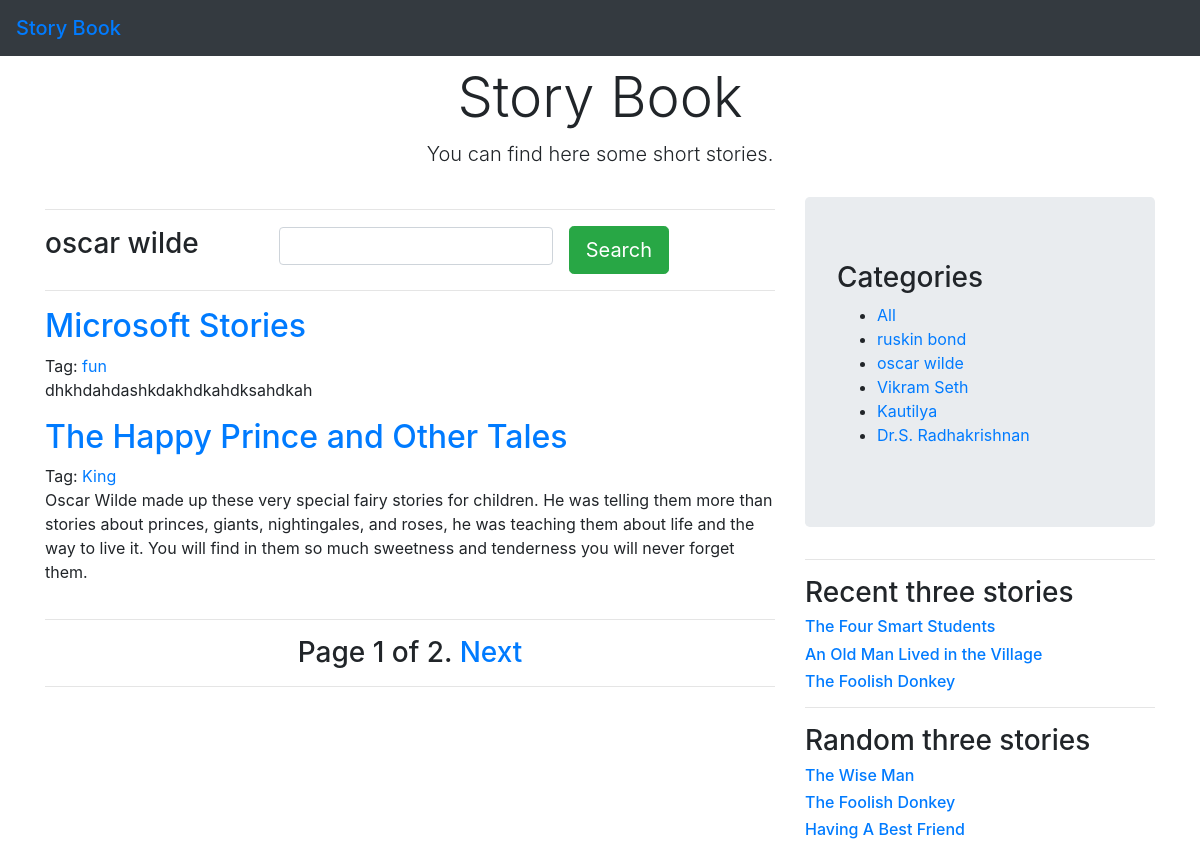
The app's page /oscar_wilde with its own data.
### story/models.py (models this page shows, shortened)
class Category(models.Model):
    name=models.CharField(max_length=150,db_index=True)
    slug=models.SlugField(unique=True)
    class Meta:
        ordering=('-name',)
    def get_absolute_url(self):
        return reverse('story:story_category',args=[self.slug])

class Story(models.Model):
    category=models.ForeignKey(Category,on_delete=models.CASCADE)
    title=models.CharField(max_length=150)
    body=models.TextField()
    des=models.TextField()
    publish=models.DateTimeField(auto_now_add=True)
    tags=TaggableManager()
    class Meta:
        ordering=('-publish',)
    def get_absolute_url(self):
        return reverse('story:story_detail',args=[self.id])

### story/views.py (the view, shortened to what this page needs)
# urls.py: path('', views.story_list,name='story_list'),
def story_list(request,category_slug=None,tag_slug=None):
    category=None
    categories=Category.objects.all()
    story=Story.objects.all()
    paginator=Paginator(story,4)
    page=request.GET.get('page')
    tag=None
    try:
        story=paginator.page(page)
    except PageNotAnInteger:
        story=paginator.page(1)
    except EmptyPage:
        story=paginator.page(paginator.num_pages)
    if category_slug:
        story=Story.objects.all()
        category=get_object_or_404(Category,slug=category_slug)
        story=story.filter(category=category)
        paginator=Paginator(story,2)
    page=request.GET.get('page')
    try:
        story=paginator.page(page)
    except PageNotAnInteger:
        story=paginator.page(1)
    except EmptyPage:
        story=paginator.page(paginator.num_pages)
    all_story=Story.objects.all()
    recent_story=all_story[:3]
    all_random_story=list(Story.objects.all())
    random_story=random.sample(all_random_story,3)
    all_random_story=list(Story.objects.all())
    one_random_story=random.sample(all_random_story,3)[0]
    return render (request,'story/story_list.html',{'one_random_story':one_random_story,'random_story':random_story,'recent_story':recent_story,'categories':categories,'story':story,'category':category,'page':page,'tag':tag})

### story/templates/story/story_list.html (shortened to what this page needs)
{% extends 'base.html' %}
{%  block body  %}
<div class="pricing-header px-2 py-2 pt-md-2 pb-md-2 mx-auto text-center">
    <h2 class="display-4">Story Book</h2>
    <p class="lead">You can find here some short stories.</p>
</div>
<div class="container">
    <div class="row">
        <div class="col-8">
            <div>
                <hr>
                <form action="{% url 'story:story_search' %}" class="form-inline" method="get">
                    <div class="form-group mb-1">
                        <h3> {%  if category  %}{{category.name}}{%  else %}All-STORY{% endif %}</h3>
                    </div>
                    <div class="form-group mx-sm-3 mb-2 " >
                        <input name="search" class="form-control" style="margin-left: 4rem;">
                    </div>
                    <button type="submit" class="btn btn-success btn-lg">Search</button>
                </form>
                <hr>
                {% for x in story  %}
                <div class="mt-3">
                    <a href="{{x.get_absolute_url}}">
                        <h2>{{x.title}}</h2>
                    </a>
                    Tag:{% for tag in x.tags.all %}
                    <a href="{% url 'story:story_by_tag' tag.slug %}">{{tag.name}}</a>
                    {% endfor %}
                    <p>{{x.des}}</p>
                </div>
                {% endfor %}
                <hr style="margin-top: 2.2rem;">
                <h3 class="text-center ">{%  include 'pagination.html' with page=story %}</h3>
                <hr>
            </div>
        </div>
        <div class="col-4">
            <div class="jumbotron mt-1">
                <h3>Categories</h3>
                <ul>
                    <li>
                        <a href="{% url 'story:story_list'  %}">All</a>
                        {%  for x in categories %}
                    <li>
                        <a href="{{x.get_absolute_url}}">{{x.name}}</a>
                    </li>
                    {% endfor %}
                    </li>
                </ul>
            </div>
            <hr>
            <h3>Recent three stories</h3>
                {% for x in recent_story  %}
                <a href="{{x.get_absolute_url}}">
                    <h6>{{x.title}}</h6>
                </a>
                {% endfor %}
                <hr>
                <h3>Random three stories</h3>
                {% for x in random_story  %}
                <a href="{{x.get_absolute_url}}">
                    <h6>{{x.title}}</h6>
                </a>
                {% endfor %}
        </div>
    </div>
</div>
{% endblock %}

### records on screen
Category: name "oscar wilde"
Story: title "Microsoft Stories", des "dhkhdahdashkdakhdkahdksahdkah"
Tag: name "fun"
Story: title "The Happy Prince and Other Tales", des "Oscar Wilde made up these very special fairy stories for children. He was telling them more than stories about princes, giants, nightingales, and roses, he was teaching them about life and the way to live it. You will find in them so much sweetness and tenderness you will never forget them."
Tag: name "King"
Category: name "ruskin bond"
Category: name "Vikram Seth"
Category: name "Kautilya"
Category: name "Dr.S. Radhakrishnan"
Story: title "The Four Smart Students"
Story: title "An Old Man Lived in the Village"
Story: title "The Foolish Donkey"
Story: title "The Wise Man"
Story: title "Having A Best Friend"

### other values on screen
{{ page.number }} "1"
{{ page.paginator.num_pages }} "2"
